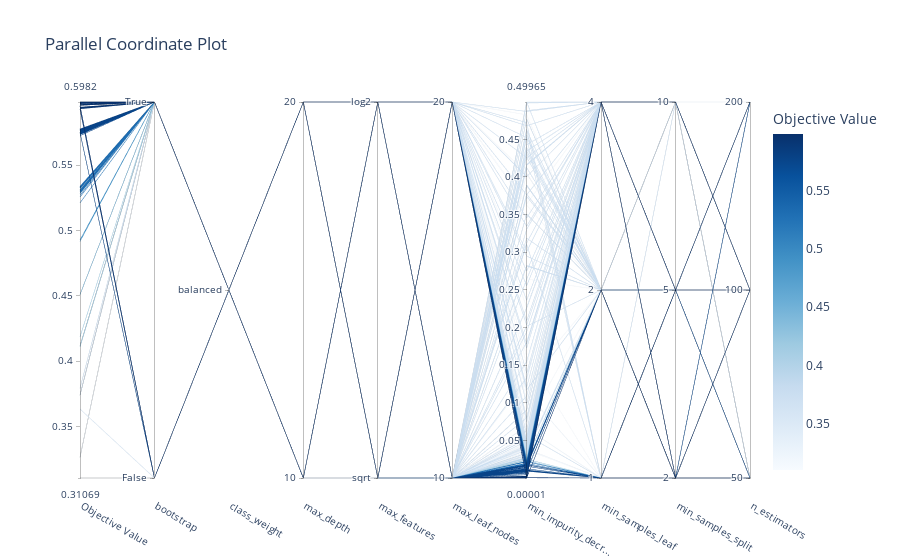

This figure's notebook cell:
### Code cell
plot_parallel_coordinate(tests.optuna_study)

### Figure 1 — Plotly figure (JSON) as saved in the notebook; plotly's stock layout.template omitted (floating-point values rounded to 4 significant figures; data arrays with more than 128 entries replaced by an {"elided": "..."} marker saying what was removed)
{"data": [{"dimensions": [{"label": "Objective Value", "range": [0.3107, 0.5982], "values": {"elided": "500 float values"}}, {"label": "bootstrap", "range": [0, 1], "ticktext": ["False", "True"], "tickvals": [0, 1], "values": {"elided": "500 int values"}}, {"label": "class_weight", "range": [0, 0], "ticktext": ["balanced"], "tickvals": [0], "values": {"elided": "500 int values"}}, {"label": "max_depth", "range": [0, 1], "ticktext": ["10", "20"], "tickvals": [0, 1], "values": {"elided": "500 int values"}}, {"label": "max_features", "range": [0, 1], "ticktext": ["sqrt", "log2"], "tickvals": [0, 1], "values": {"elided": "500 int values"}}, {"label": "max_leaf_nodes", "range": [0, 1], "ticktext": ["10", "20"], "tickvals": [0, 1], "values": {"elided": "500 int values"}}, {"label": "min_impurity_decr...", "range": [8.375e-06, 0.4996], "values": {"elided": "500 float values"}}, {"label": "min_samples_leaf", "range": [0, 2], "ticktext": ["1", "2", "4"], "tickvals": [0, 1, 2], "values": {"elided": "500 int values"}}, {"label": "min_samples_split", "range": [0, 2], "ticktext": ["2", "5", "10"], "tickvals": [0, 1, 2], "values": {"elided": "500 int values"}}, {"label": "n_estimators", "range": [0, 2], "ticktext": ["50", "100", "200"], "tickvals": [0, 1, 2], "values": {"elided": "500 int values"}}], "labelangle": 30, "labelside": "bottom", "line": {"color": {"elided": "500 float values"}, "colorbar": {"title": {"text": "Objective Value"}}, "colorscale": [[0, "rgb(247,251,255)"], [0.125, "rgb(222,235,247)"], [0.25, "rgb(198,219,239)"], [0.375, "rgb(158,202,225)"], [0.5, "rgb(107,174,214)"], [0.625, "rgb(66,146,198)"], [0.75, "rgb(33,113,181)"], [0.875, "rgb(8,81,156)"], [1, "rgb(8,48,107)"]], "reversescale": false, "showscale": true}, "type": "parcoords"}], "layout": {"title": {"text": "Parallel Coordinate Plot"}}}
